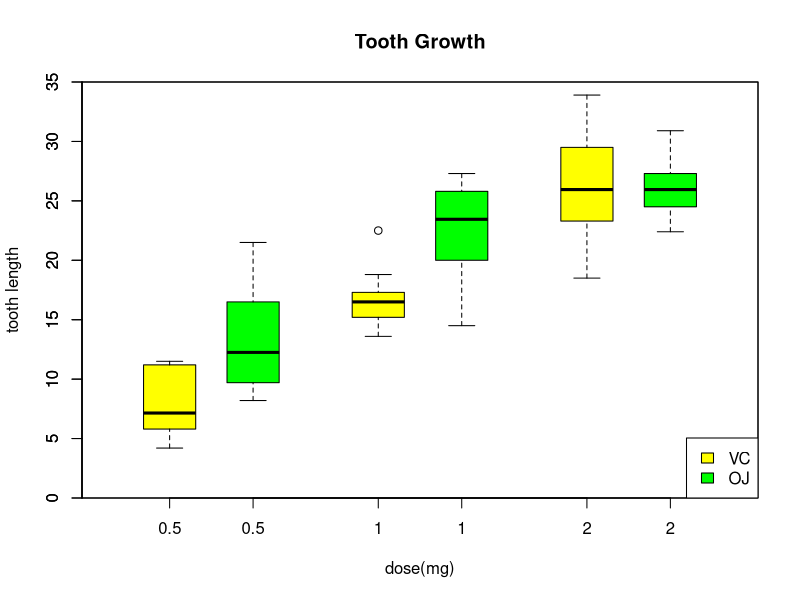
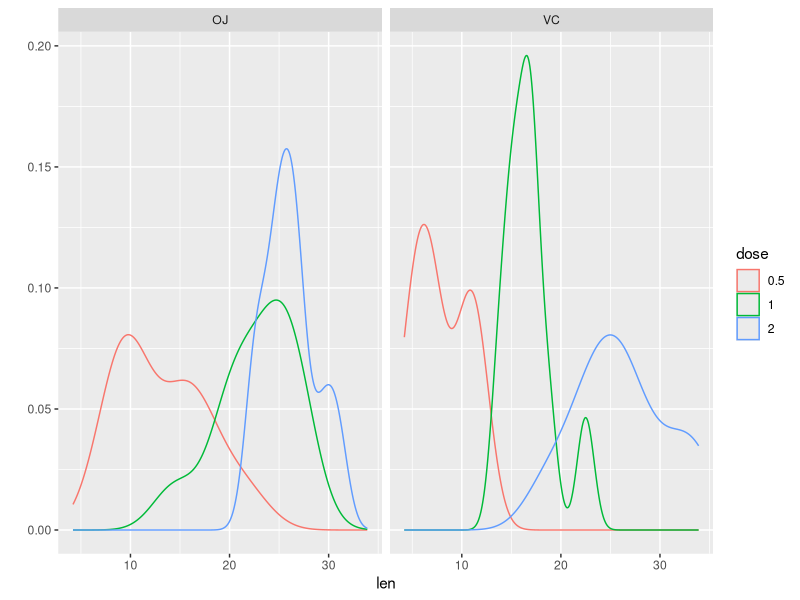
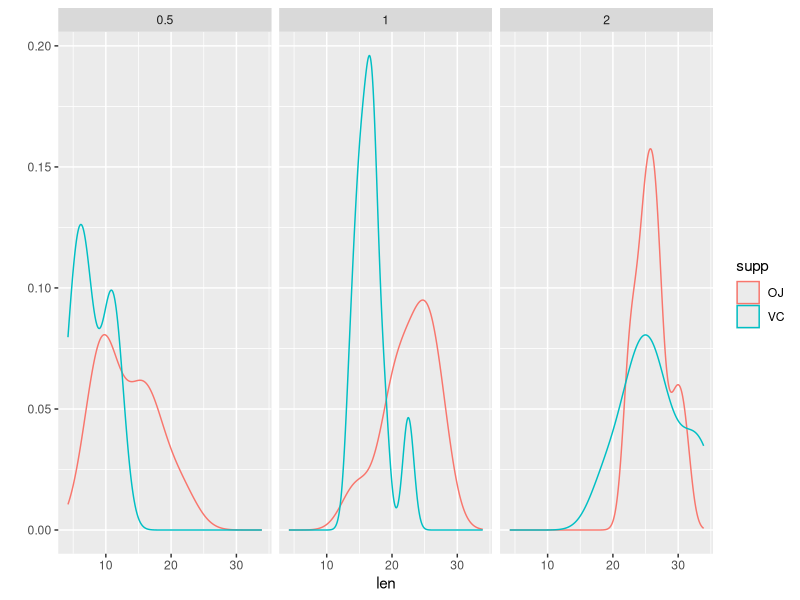

Here is the R script that generated these plots, in order:
## ---- chunk 1
library(datasets); library(ggplot2); data(ToothGrowth)
ToothGrowth$dose=as.factor(ToothGrowth$dose)
summary(ToothGrowth)
ag<-aggregate(len~.,data=ToothGrowth, mean); xtabs(len~., data=ag)
with(ToothGrowth,tapply(len,list(supp,dose), var))
## ---- chunk 2
boxplot(len ~ dose, data = ToothGrowth,boxwex = 0.25, at = 1:3 - 0.2,main = "Tooth Growth",
        subset = supp == "VC", col = "yellow",xlab = "dose(mg)",ylab = "tooth length",
        xlim = c(0.5, 3.5), ylim = c(0, 35), yaxs = "i")
boxplot(len ~ dose, data = ToothGrowth, add = TRUE,boxwex = 0.25, at = 1:3 + 0.2,
        subset = supp == "OJ", col = "green")
legend("bottomright", c("VC", "OJ"), fill = c("yellow", "green"))
## ---- chunk 3
qplot(len, data=ToothGrowth,facets=.~supp, color=dose,geom="density")
qplot(len, data=ToothGrowth,facets=.~dose, color=supp,geom="density")
## ---- chunk 4
g_OJ<- ToothGrowth[ToothGrowth$supp=="OJ" & ToothGrowth$dose %in% c(0.5,1),"len"] 
g_VC<- ToothGrowth[ToothGrowth$supp=="VC" & ToothGrowth$dose %in% c(0.5,1),"len"]
## ---- chunk 5
alpha<-0.05; 
tt<-t.test(g_OJ,g_VC); tt
## ---- chunk 6
qt(1-alpha, 36.55)
## ---- chunk 7
g_OJ<- ToothGrowth[ToothGrowth$supp=="OJ" & ToothGrowth$dose==2,"len"] 
g_VC<- ToothGrowth[ToothGrowth$supp=="VC" & ToothGrowth$dose==2,"len"]
tt<-t.test(g_OJ,g_VC); tt
## ---- chunk 8
qt(1-alpha,14.04)
qt(1-alpha/2,14.04)
